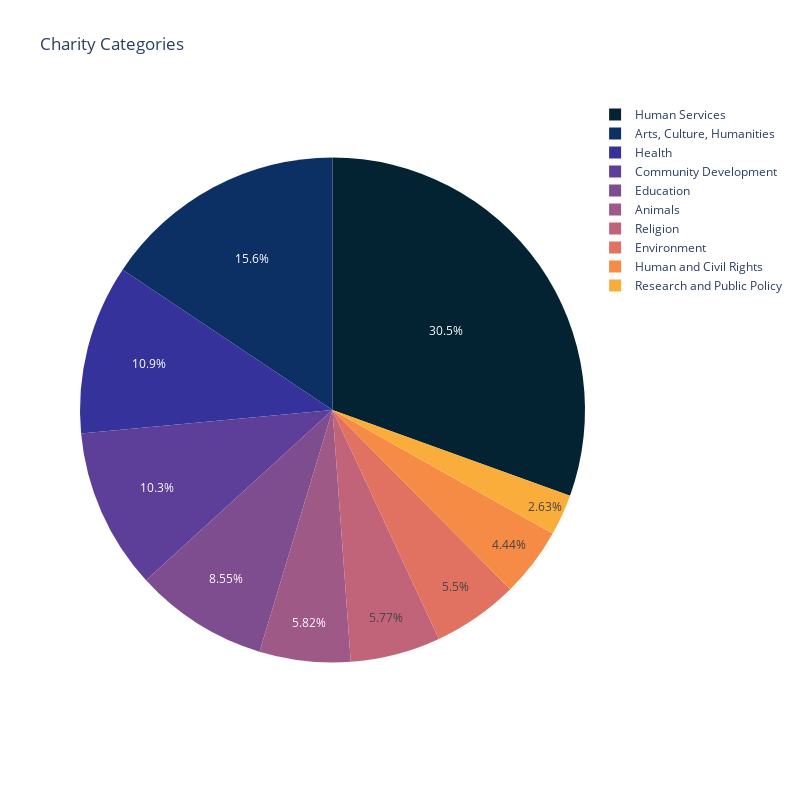

This figure's notebook cell:
### Code cell
top_prod = df_charity.groupby('category').size().reset_index().rename(
    columns={0: 'total'}).sort_values('total', ascending=False)
fig = px.pie(top_prod, values='total', names='category', width=800, height=800,
             color_discrete_sequence=px.colors.sequential.thermal, 
             title="Charity Categories")
fig.show()

### Figure 1 — Plotly figure (JSON) as saved in the notebook; plotly's stock layout.template omitted (floating-point values rounded to 4 significant figures)
{"data": [{"domain": {"x": [0, 1], "y": [0, 1]}, "hovertemplate": "category=%{label}<br>total=%{value}<extra></extra>", "labels": ["Human Services", "Arts, Culture, Humanities", "Health", "Community Development", "Education", "Animals", "Religion", "Environment", "Human and Civil Rights", "Research and Public Policy"], "legendgroup": "", "name": "", "showlegend": true, "type": "pie", "values": [2379, 1218, 847, 803, 667, 454, 450, 429, 346, 205]}], "layout": {"height": 800, "legend": {"tracegroupgap": 0}, "piecolorway": ["rgb(3, 35, 51)", "rgb(13, 48, 100)", "rgb(53, 50, 155)", "rgb(93, 62, 153)", "rgb(126, 77, 143)", "rgb(158, 89, 135)", "rgb(193, 100, 121)", "rgb(225, 113, 97)", "rgb(246, 139, 69)", "rgb(251, 173, 60)", "rgb(246, 211, 70)", "rgb(231, 250, 90)"], "title": {"text": "Charity Categories"}, "width": 800}}
